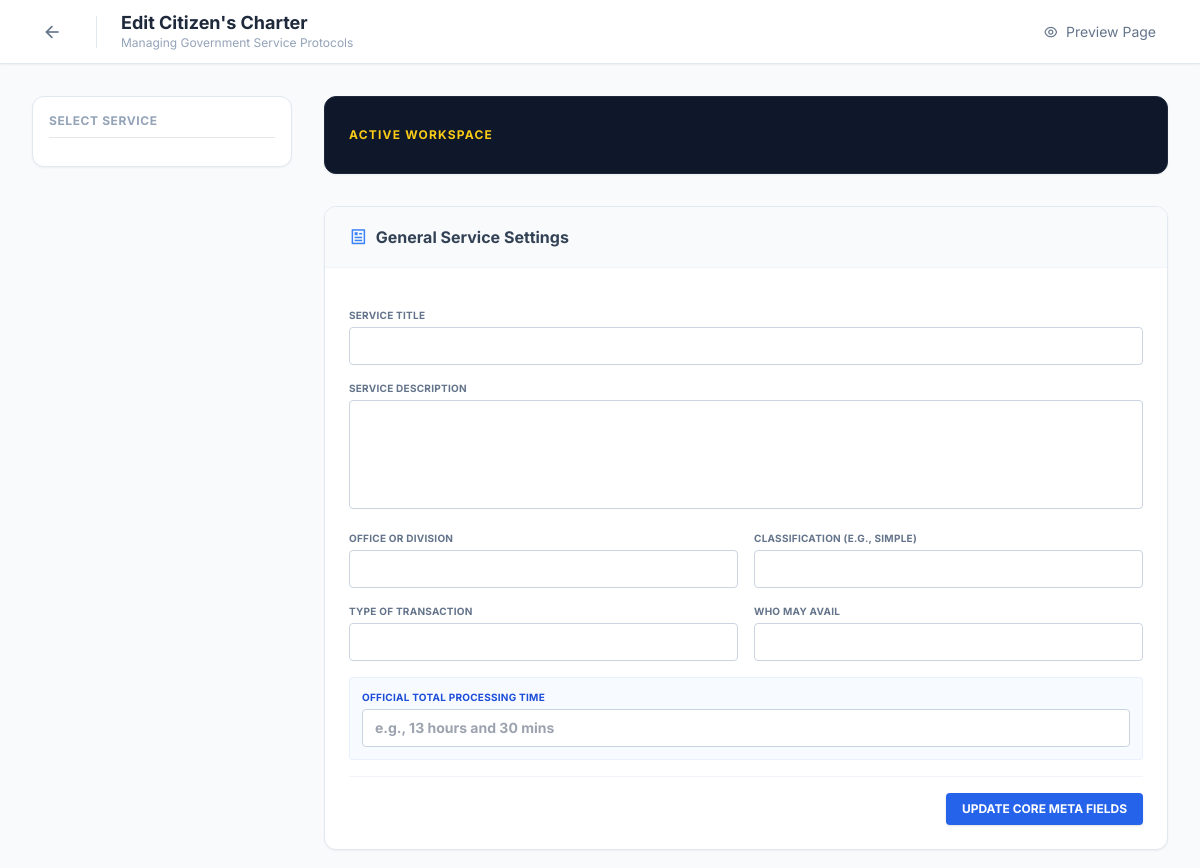
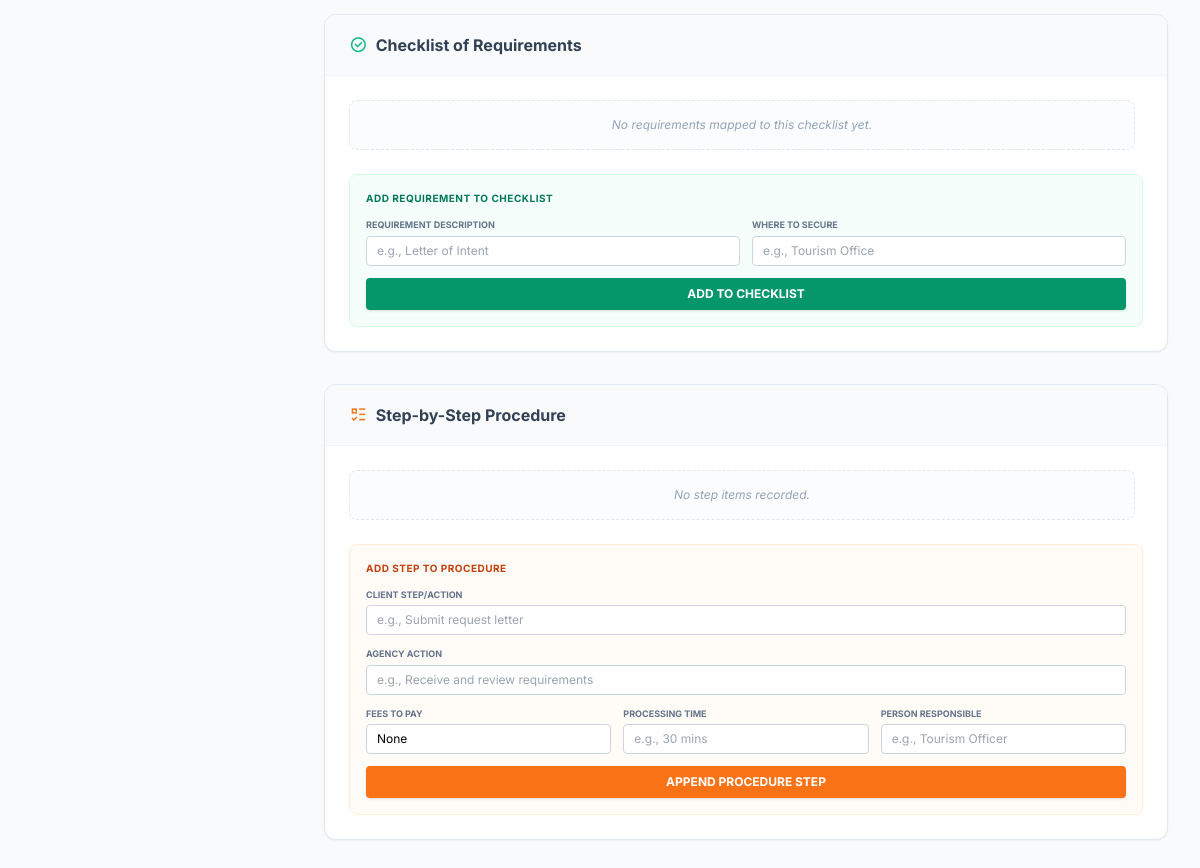
The page /edit-charter (signed in) on the database as committed earlier (2 pictures, top to bottom).
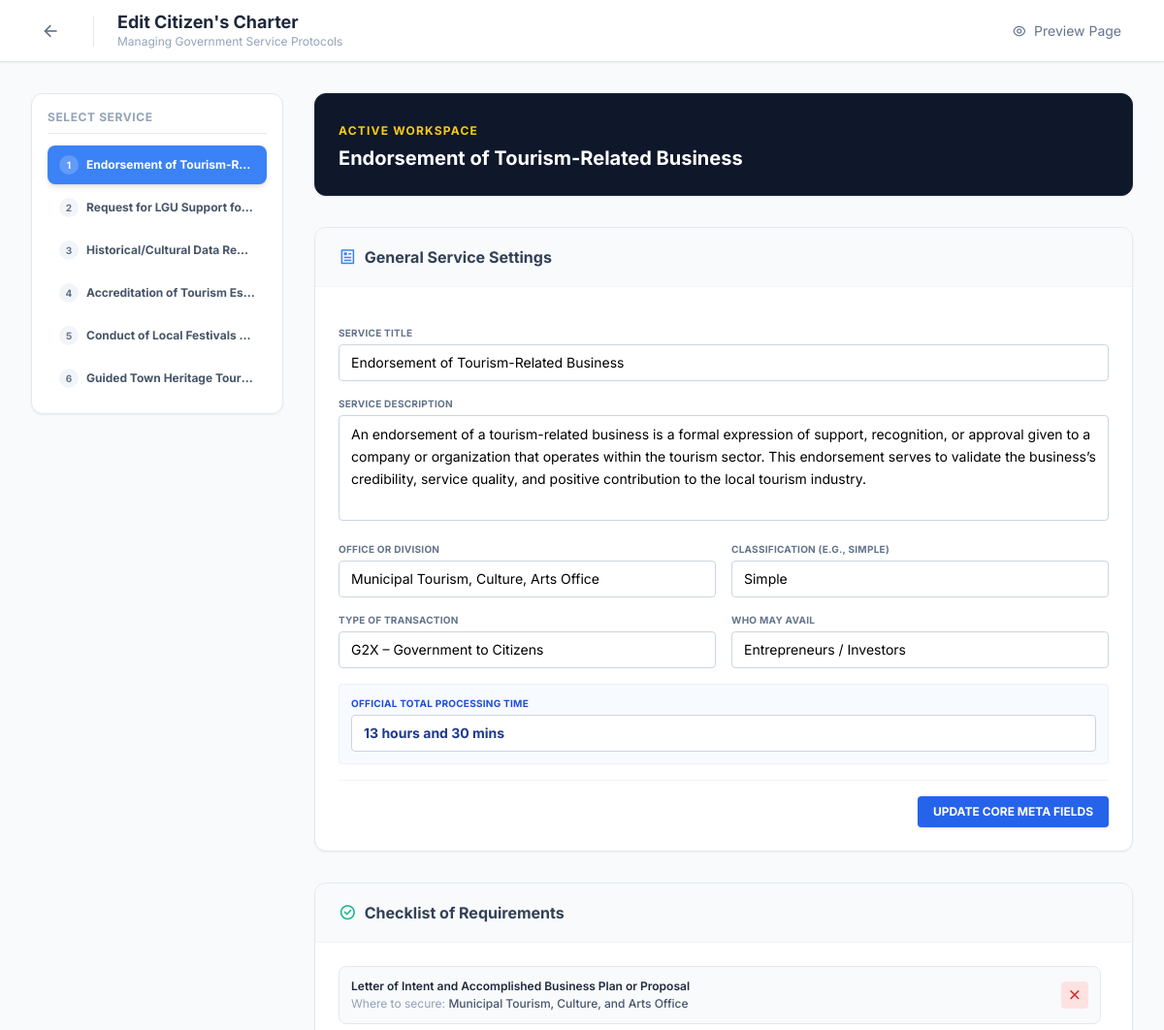
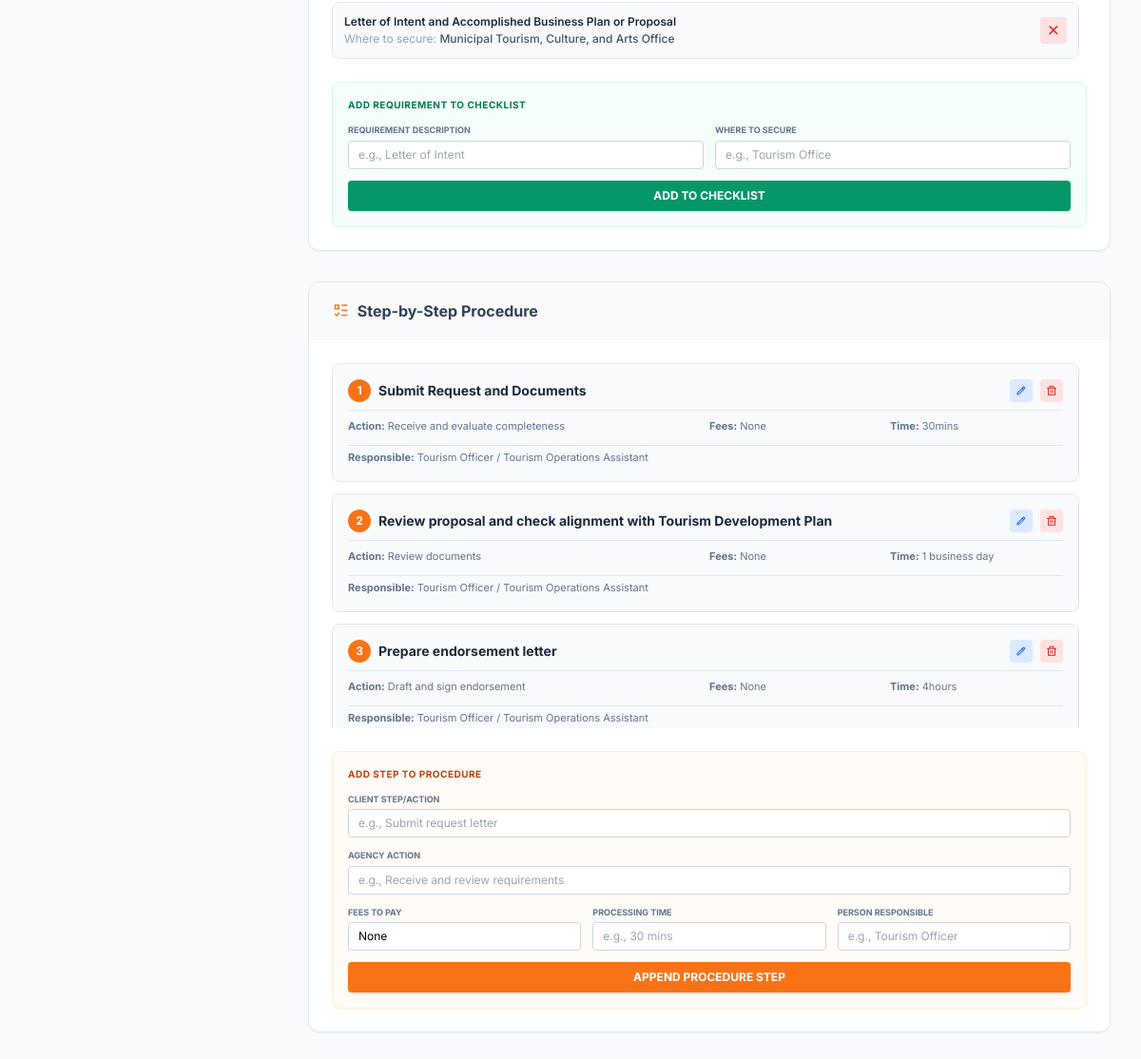
The same page on the database as committed later (2 pictures, top to bottom).
### webapp/models.py (models this page shows)
class CharterService(db.Model):
    id = db.Column(db.Integer, primary_key=True)
    service_number = db.Column(db.Integer, nullable=False, default=1)
    title = db.Column(db.String(250), nullable=False)
    description = db.Column(db.Text, nullable=True)
    office_division = db.Column(db.String(250), nullable=True, default="Municipal Tourism, Culture, Arts Office")
    classification = db.Column(db.String(150), nullable=True, default="Simple")
    transaction_type = db.Column(db.String(150), nullable=True, default="G2X – Government to Citizens")
    who_may_avail = db.Column(db.String(300), nullable=True)
    total_processing_time = db.Column(db.String(150), nullable=True, default="Varies") # Added Field
    requirements = db.relationship('CharterRequirement', backref='service', lazy=True, cascade="all, delete-orphan")
    steps = db.relationship('CharterStep', backref='service', lazy=True, cascade="all, delete-orphan")

class CharterRequirement(db.Model):
    id = db.Column(db.Integer, primary_key=True)
    service_id = db.Column(db.Integer, db.ForeignKey('charter_service.id'), nullable=False)
    requirement = db.Column(db.Text, nullable=False)
    where_to_secure = db.Column(db.Text, nullable=True)

class CharterStep(db.Model):
    id = db.Column(db.Integer, primary_key=True)
    service_id = db.Column(db.Integer, db.ForeignKey('charter_service.id'), nullable=False)
    step_number = db.Column(db.Integer, nullable=False, default=1)
    client_step = db.Column(db.Text, nullable=False)
    agency_action = db.Column(db.Text, nullable=True)
    fees_to_pay = db.Column(db.String(150), nullable=True, default="None")
    processing_time = db.Column(db.String(150), nullable=True)
    person_responsible = db.Column(db.String(150), nullable=True)

### webapp/views.py (the view, shortened to what this page needs)
@views.route("/edit-charter", methods=["GET", "POST"])
@login_required
def edit_charter():
    if not current_user.is_admin:
        return redirect(url_for("views.home"))
    services = CharterService.query.order_by(CharterService.service_number.asc()).all()
    active_service_id = request.args.get("active_service", type=int)
    selected_service = None
    if active_service_id:
        selected_service = CharterService.query.get(active_service_id)
    if not selected_service and services:
        selected_service = services[0]
    return render_template("edit_charter.html", services=services, selected_service=selected_service)

### webapp/views.py (called while the page is built, shortened)
@views.before_app_request
def check_maintenance():
    try:
        setting = SiteContent.query.filter_by(key='site_maintenance_mode').first()
        is_maintenance = (setting.value == 'true') if setting else False
    except:
        is_maintenance = False
    if not is_maintenance:
        return None

### webapp/templates/edit_charter.html (shortened to what the changed rows need)
{% extends "base.html" %}
{% block navbar %}
<nav class="fixed top-0 w-full z-50 bg-white border-b border-slate-200 h-16 flex items-center justify-between px-4 md:px-8 shadow-sm">
    <div class="flex items-center gap-4">
        <div>
            <h1 class="text-lg font-bold text-slate-800 leading-tight">Edit Citizen's Charter</h1>
        </div>
    </div>
</nav>
{% endblock %}
{% block content %}
<div class="min-h-screen bg-slate-50 pt-24 pb-20 px-4 md:px-8">
    <div class="max-w-7xl mx-auto">
        <div class="grid grid-cols-1 lg:grid-cols-4 gap-8">
            <div class="lg:col-span-1 space-y-4">
                <div class="bg-white p-4 rounded-xl border border-slate-200 shadow-sm">
                    <div class="space-y-1">
                        {% for service in services %}
                        <a href="{{ url_for('views.edit_charter', active_service=service.id) }}"
                           class="block w-full text-left px-3 py-2.5 rounded-lg text-xs font-bold transition flex items-center gap-2
                           {{ 'bg-blue-500 text-white shadow-md' if selected_service.id == service.id else 'text-slate-600 hover:bg-slate-50' }}">
                            <span class="w-5 h-5 rounded-full flex items-center justify-center text-[10px] shrink-0
                            {{ 'bg-white/20 text-white' if selected_service.id == service.id else 'bg-slate-100 text-slate-500' }}">
                                {{ loop.index }}
                            </span>
                            <span class="truncate">{{ service.title }}</span>
                        </a>
                        {% endfor %}
                    </div>
                </div>
            </div>
            <div class="lg:col-span-3 space-y-8">
                <div class="bg-slate-900 text-white p-6 rounded-xl shadow-sm border border-slate-800 flex flex-col md:flex-row justify-between md:items-center gap-4">
                    <div>
                        <span class="text-xs font-bold text-yellow-400 uppercase tracking-widest">Active Workspace</span>
                        <h2 class="text-xl font-bold serif-title mt-1">{{ selected_service.title }}</h2>
                    </div>
                </div>
                <div class="bg-white rounded-xl shadow-sm border border-slate-200 overflow-hidden">
                    <form method="POST" class="p-6 space-y-4">
                        <div>
                            <label class="block text-[10px] font-bold text-slate-500 uppercase tracking-wide mb-1">Service Title</label>
                            <input type="text" name="title" value="{{ selected_service.title }}" required
                                   class="w-full border border-slate-300 rounded px-3 py-2 text-sm focus:border-blue-500 outline-none">
                        </div>
                        <div>
                            <label class="block text-[10px] font-bold text-slate-500 uppercase tracking-wide mb-1">Service Description</label>
                            <textarea name="description" rows="4" required
                                      class="w-full border border-slate-300 rounded px-3 py-2 text-sm focus:border-blue-500 outline-none resize-none leading-relaxed">{{ selected_service.description }}</textarea>
                        </div>
                        <div class="grid grid-cols-1 md:grid-cols-2 gap-4">
                            <div>
                                <label class="block text-[10px] font-bold text-slate-500 uppercase tracking-wide mb-1">Office or Division</label>
                                <input type="text" name="office_division" value="{{ selected_service.office_division }}"
                                       class="w-full border border-slate-300 rounded px-3 py-2 text-sm focus:border-blue-500 outline-none">
                            </div>
                            <div>
                                <label class="block text-[10px] font-bold text-slate-500 uppercase tracking-wide mb-1">Classification (e.g., Simple)</label>
                                <input type="text" name="classification" value="{{ selected_service.classification }}"
                                       class="w-full border border-slate-300 rounded px-3 py-2 text-sm focus:border-blue-500 outline-none">
                            </div>
                            <div>
                                <label class="block text-[10px] font-bold text-slate-500 uppercase tracking-wide mb-1">Type of Transaction</label>
                                <input type="text" name="transaction_type" value="{{ selected_service.transaction_type }}"
                                       class="w-full border border-slate-300 rounded px-3 py-2 text-sm focus:border-blue-500 outline-none">
                            </div>
                            <div>
                                <label class="block text-[10px] font-bold text-slate-500 uppercase tracking-wide mb-1">Who May Avail</label>
                                <input type="text" name="who_may_avail" value="{{ selected_service.who_may_avail }}"
                                       class="w-full border border-slate-300 rounded px-3 py-2 text-sm focus:border-blue-500 outline-none">
                            </div>
                            <div class="md:col-span-2 bg-blue-50/50 p-3 rounded border border-blue-100/50">
                                <label class="block text-[10px] font-bold text-blue-700 uppercase tracking-wide mb-1">Official Total Processing Time</label>
                                <input type="text" name="total_processing_time" value="{{ selected_service.total_processing_time }}" placeholder="e.g., 13 hours and 30 mins"
                                       class="w-full border border-slate-300 rounded px-3 py-2 text-sm focus:border-blue-500 outline-none font-bold text-blue-900 bg-white">
                            </div>
                        </div>
                    </form>
                </div>
                <div class="bg-white rounded-xl shadow-sm border border-slate-200 overflow-hidden">
                    <div class="p-6 space-y-6">
                        <div class="space-y-2 max-h-60 overflow-y-auto pr-2 custom-scroll">
                            {% for req in selected_service.requirements %}
                            <div class="flex items-center justify-between border bg-slate-50 p-3 rounded-lg text-xs hover:shadow-sm transition">
                                <div class="min-w-0 pr-4">
                                    <p class="font-semibold text-slate-800 whitespace-pre-wrap">{{ req.requirement }}</p>
                                    <p class="text-slate-400 mt-0.5">Where to secure: <span class="font-medium text-slate-600">{{ req.where_to_secure or 'N/A' }}</span></p>
                                </div>
                                <form method="POST" onsubmit="return confirm('Remove requirement from this service checklist?');">
                                    <button type="submit" class="w-7 h-7 rounded bg-red-100 text-red-600 hover:bg-red-500 hover:text-white flex items-center justify-center transition" title="Delete">
                                        <i class="ri-close-line text-lg"></i>
                                    </button>
                                </form>
                            </div>
                            {% else %}
                            <p class="text-center italic text-xs text-slate-400 py-4 border border-dashed rounded-lg bg-slate-50/50">No requirements mapped to this checklist yet.</p>
                            {% endfor %}
                        </div>
                    </div>
                </div>
                <div class="bg-white rounded-xl shadow-sm border border-slate-200 overflow-hidden">
                    <div class="p-6 space-y-6">
                        <div class="space-y-3 max-h-96 overflow-y-auto pr-2 custom-scroll">
                            {% for step in selected_service.steps|sort(attribute='step_number') %}
                            <div class="border rounded-lg p-4 bg-slate-50 relative group">
                                <div class="flex flex-col sm:flex-row justify-between sm:items-center gap-2 border-b border-slate-200 pb-2 mb-2">
                                    <div class="flex items-center gap-2">
                                        <span class="bg-orange-500 text-white w-6 h-6 rounded-full flex items-center justify-center text-xs font-bold">
                                            {{ step.step_number }}
                                        </span>
                                        <h4 class="font-bold text-sm text-slate-800">{{ step.client_step }}</h4>
                                    </div>
                                    <div class="flex gap-2">
                                        <button onclick="openEditStepModal('{{ step.id }}', '{{ step.step_number }}', '{{ step.client_step|replace("'", "\\'") }}', '{{ step.agency_action|replace("'", "\\'") }}', '{{ step.fees_to_pay|replace("'", "\\'") }}', '{{ step.processing_time|replace("'", "\\'") }}', '{{ step.person_responsible|replace("'", "\\'") }}')"
                                                class="w-6 h-6 rounded bg-blue-100 text-blue-600 flex items-center justify-center hover:bg-blue-500 hover:text-white transition">
                                            <i class="ri-pencil-line text-xs"></i>
                                        </button>
                                        <form method="POST" onsubmit="return confirm('Delete this step? Sub-sequent steps will be reordered.');">
                                            <button type="submit" class="w-6 h-6 rounded bg-red-100 text-red-600 flex items-center justify-center hover:bg-red-500 hover:text-white transition">
                                                <i class="ri-delete-bin-line text-xs"></i>
                                            </button>
                                        </form>
                                    </div>
                                </div>
                                <div class="grid grid-cols-2 md:grid-cols-4 gap-2 text-[11px] text-slate-500 leading-normal">
                                    <div class="col-span-2"><strong>Action:</strong> {{ step.agency_action or 'N/A' }}</div>
                                    <div><strong>Fees:</strong> {{ step.fees_to_pay or 'None' }}</div>
                                    <div><strong>Time:</strong> {{ step.processing_time }}</div>
                                    <div class="col-span-2 md:col-span-4 border-t pt-1 mt-1"><strong>Responsible:</strong> {{ step.person_responsible or 'N/A' }}</div>
                                </div>
                            </div>
                            {% else %}
                            <p class="text-center italic text-xs text-slate-400 py-4 border border-dashed rounded-lg bg-slate-50/50">No step items recorded.</p>
                            {% endfor %}
                        </div>
                    </div>
                </div>
            </div>
        </div>
    </div>
</div>
{% endblock %}

Rows that differ between the two databases and show on the page:
added CharterService: title "Endorsement of Tourism-R…", title "Endorsement of Tourism-Related Business", description "An endorsement of a tourism-related business is a formal expression of support, recognition, or approval given to a company or organization that operates within the tourism sector. This endorsement serves to validate the business’s credibility, service quality, and positive contribution to the local tourism industry.", office_division "Municipal Tourism, Culture, Arts Office", classification "Simple", transaction_type "G2X – Government to Citizens", who_may_avail "Entrepreneurs / Investors", total_processing_time "13 hours and 30 mins"
added CharterService: title "Request for LGU Support fo…"
added CharterService: title "Historical/Cultural Data Re…"
added CharterService: title "Accreditation of Tourism Es…"
added CharterService: title "Conduct of Local Festivals…"
added CharterService: title "Guided Town Heritage Tour…"
added CharterRequirement: requirement "Letter of Intent and Accomplished Business Plan or Proposal", where_to_secure "Municipal Tourism, Culture, and Arts Office"
added CharterRequirement: requirement "Letter of Intent and Accomplished Business Plan or Proposal", where_to_secure "Municipal Tourism, Culture, and Arts Office"
added CharterStep: step_number "1", client_step "Submit Request and Documents", agency_action "Receive and evaluate completeness", fees_to_pay "None", processing_time "30mins", person_responsible "Tourism Officer / Tourism Operations Assistant"
added CharterStep: step_number "2", client_step "Review proposal and check alignment with Tourism Development Plan", agency_action "Review documents", fees_to_pay "None", processing_time "1 business day", person_responsible "Tourism Officer / Tourism Operations Assistant"
added CharterStep: step_number "3", client_step "Prepare endorsement letter", agency_action "Draft and sign endorsement", fees_to_pay "None", processing_time "4hours", person_responsible "Tourism Officer / Tourism Operations Assistant"
Other text that changed with them:
text no longer shown: "No requirements mapped to this checklist yet. No step items recorded."
